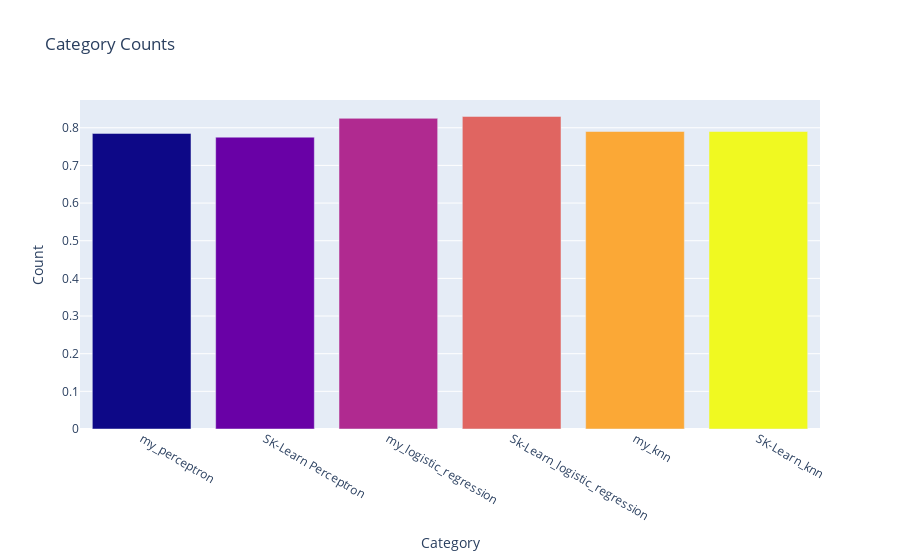

The notebook cell saved with this chart:
### Markdown cell above
#### Plotting the accuracy of My Model along with SK-Learn Models

### Code cell
# Create Bar chart
fig = go.Figure(data=[go.Bar(
    x=list(my_dict.keys()), # get keys for x-axis
    y=list(my_dict.values()), # get values for y-axis
    marker_color=(00, 1, 2, 3, 4, 5)
)])

# Customize aspect
fig.update_layout(title_text='Category Counts', xaxis_title="Category", yaxis_title="Count")

fig.show()

### Figure 1 — Plotly figure (JSON) as saved in the notebook; plotly's stock layout.template omitted (floating-point values rounded to 4 significant figures)
{"data": [{"marker": {"color": [0, 1, 2, 3, 4, 5]}, "type": "bar", "x": ["my_perceptron", "SK-Learn Perceptron", "my_logistic_regression", "Sk-Learn_logistic_regression", "my_knn", "SK-Learn_knn"], "y": [0.785, 0.775, 0.825, 0.83, 0.79, 0.79]}], "layout": {"title": {"text": "Category Counts"}, "xaxis": {"title": {"text": "Category"}}, "yaxis": {"title": {"text": "Count"}}}}
